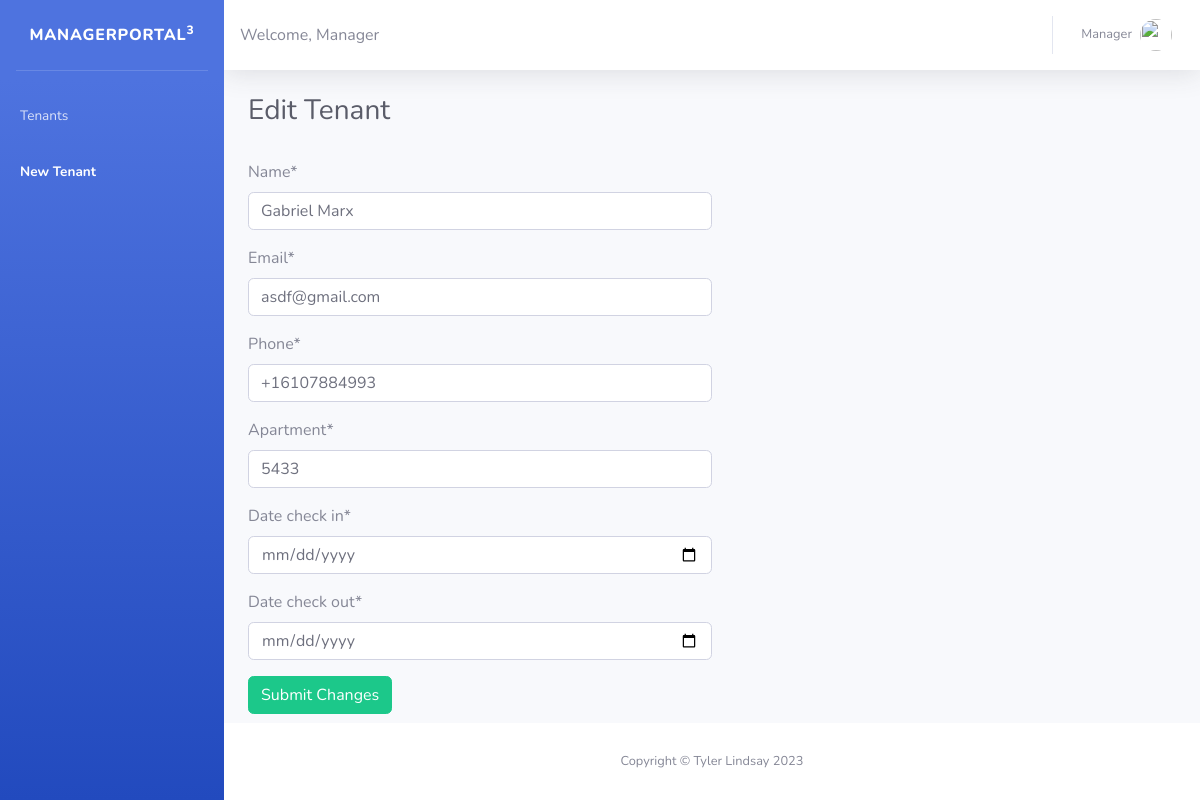
Screenshot of /edit_tenant/4/ with the database file from the repository.
### maintenance_requests/models.py (models this page shows, shortened)
class Tenant(models.Model):
    name = models.CharField(max_length=100)
    phone = PhoneNumberField(null=False, blank=False, unique=True)
    email = models.EmailField(null=False, blank=False, unique=True)
    date_check_in = models.DateTimeField()
    date_check_out = models.DateTimeField()
    apartment = models.IntegerField()
    class Meta:
        ordering = ["apartment"]

### maintenance_requests/views.py (the view, shortened to what this page needs)
# urls.py: path('edit_tenant/<str:pk>/', views.edit_tenant, name="edit_tenant"),
def edit_tenant(request, pk):
    tenant = Tenant.objects.get(id=pk)
    form = Tenant_Form(instance=tenant)
    context = {'form' : form}
    return render(request, 'edit_tenant.html', context)

### maintenance_requests/forms.py (shortened to what this page needs)
class Tenant_Form(ModelForm):
    class Meta:
        model = Tenant
        fields = ['name', 'email', 'phone', 'apartment']
    date_check_in = forms.DateField(
            widget=forms.TextInput(
                attrs={'type': 'date'}
            )
        )
    date_check_out = forms.DateField(
            widget=forms.TextInput(
                attrs={'type': 'date'}
            )
        )

### maintenance_requests/templates/edit_tenant.html (shortened to what this page needs)
<!DOCTYPE html>
{% load static %}
{% load crispy_forms_tags %}
<html lang="en">
<head>
    {% load static %}
    <link rel="stylesheet" type="text/css" href="https://cdnjs.cloudflare.com/ajax/libs/twitter-bootstrap/4.5.2/css/bootstrap.css">
    <link rel="stylesheet" type="text/css" href="https://cdn.datatables.net/1.13.7/css/dataTables.bootstrap4.min.css">
    <link href="{% static 'css/sb-admin-2.min.css' %}" rel="stylesheet">
</head>
<body id="page-top">
    <div id="wrapper">
        <ul class="navbar-nav bg-gradient-primary sidebar sidebar-dark accordion" id="accordionSidebar">
            <a class="sidebar-brand d-flex align-items-center justify-content-center" href="index.html">
                <div class="sidebar-brand-text mx-3">ManagerPortal<sup>3</sup></div>
            </a>
            <hr class="sidebar-divider">
            <li class="nav-item">
                <a class="nav-link" href="/">
                    <span>Tenants</span></a>
            </li>
            <li class="nav-item active">
                <a class="nav-link" href="new_request">
                    <span>New Tenant</span></a>
            </li>
        </ul>
        <div id="content-wrapper" class="d-flex flex-column">
            <div id="content">
                <nav class="navbar navbar-expand navbar-light bg-white topbar mb-4 static-top shadow">
                    <li class="navbar-nav no-arrow text-gray-600 large">
                        Welcome, Manager
                    </li>
                    <ul class="navbar-nav ml-auto">
                        <li class="nav-item dropdown no-arrow">
                            <a class="nav-link dropdown-toggle" href="#" id="userDropdown" role="button"
                                data-toggle="dropdown" aria-haspopup="true" aria-expanded="false">
                                <span class="mr-2 d-none d-lg-inline text-gray-600 small">Manager</span>
                                <img class="img-profile rounded-circle"
                                    src="{% static 'img/undraw_profile.svg' %}">
                            </a>
                        </li>
                    </ul>
                </nav>
                <div class="container-fluid">
                    <h1 class="h3 mb-2 text-gray-800">Edit Tenant</h1><br>
                    {% block content %}
                    <form enctype="multipart/form-data" style="width: 50%" method="post" novalidate>
                        {{ form|crispy }}
                        <button type="submit" class="btn btn-success">Submit Changes</button>
                    </form>
                    {% endblock %}
                </div>
            </div>
            <footer class="sticky-footer bg-white">
                <div class="container my-auto">
                    <div class="copyright text-center my-auto">
                        <span>Copyright &copy; Tyler Lindsay 2023</span>
                    </div>
                </div>
            </footer>
        </div>
    </div>
</body>
</html>

### rows the page displays
Tenant: name "Gabriel Marx", email "asdf@gmail.com", phone "+16107884993", apartment "5433"
